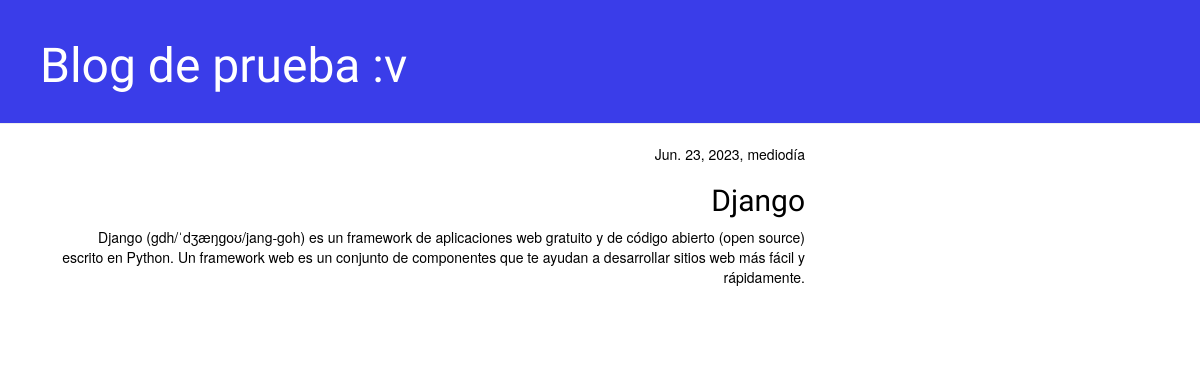
Screenshot of /post/3/ with the database file from the repository.
### blog/models.py (models this page shows, shortened)
class Post(models.Model):
    author = models.ForeignKey(settings.AUTH_USER_MODEL, on_delete=models.CASCADE)
    title = models.CharField(max_length=200)
    text = models.TextField()
    created_date = models.DateTimeField(
            default=timezone.now)
    published_date = models.DateTimeField(
            blank=True, null=True)

### blog/views.py (the view)
# urls.py: path('post/<int:pk>/', views.post_detail, name='post_detail'),
def  post_detail(request, pk):
    post = get_object_or_404(Post, pk=pk)
    Post.objects.get(pk=pk)
    return render(request, 'blog/post_detail.html', {'post': post})

### blog/templates/blog/post_detail.html (shortened to what this page needs)
{% extends 'blog/base.html' %}
{% block content %}
    <div class="post">
        {% if post.published_date %}
            <div class="date">
                {{ post.published_date }}
        {% endif %}
        <h2>{{ post.title }}</h2>
        <p>{{ post.text|linebreaksbr }}</p>
    </div>
{% endblock %}

### blog/static/css/blog.css (style rules this page uses)
h1, h2, h3, h4 { font-family: 'Lobster', cursive; }
.date { color: #000000; text-align: right; }
.post { margin-bottom: 70px; }

### rows the page displays
Post: published_date "Jun. 23, 2023, mediodía", title "Django", text "Django (gdh/ˈdʒæŋɡoʊ/jang-goh) es un framework de aplicaciones web gratuito y de código abierto (open source) escrito en Python. Un framework web es un conjunto de componentes que te ayudan a desarrollar sitios web más fácil y rápidamente."
